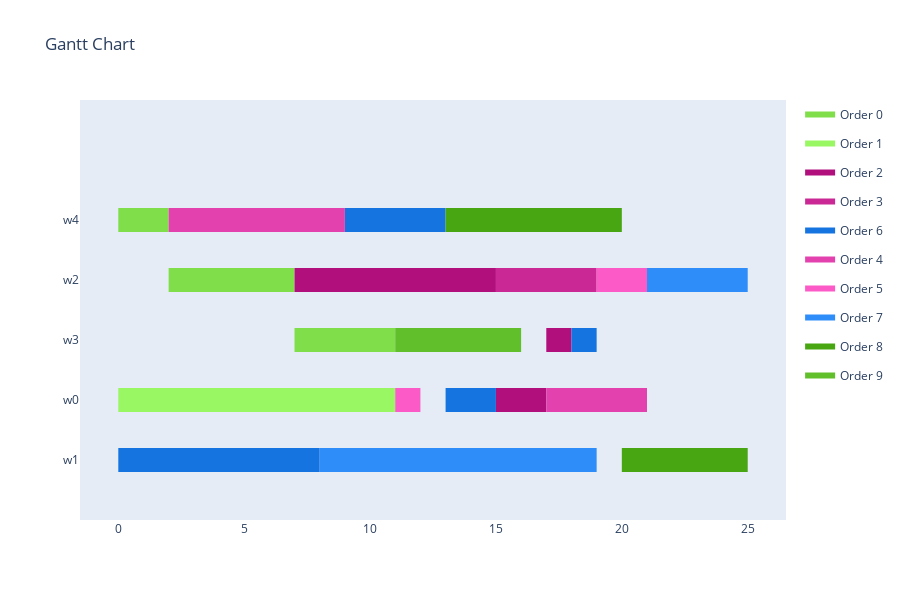

The notebook cell this image was saved under:
### Markdown cell above
<h4>Visualize Schedule</h4>

### Code cell
visualize_schedule_demo(schedule, env, orders)

### Figure 1 — Plotly figure (JSON) as saved in the notebook; plotly's stock layout.template omitted (floating-point values rounded to 4 significant figures)
{"data": [{"fill": "toself", "fillcolor": "rgb(127, 222, 74)", "hoverinfo": "name", "legendgroup": "rgb(127, 222, 74)", "mode": "none", "name": "Order 0", "type": "scatter", "x": [0, 2, 2, 0, 0, 2, 7, 7, 2, 2, 7, 11, 11, 7], "y": [3.8, 3.8, 4.2, 4.2, null, 2.8, 2.8, 3.2, 3.2, null, 1.8, 1.8, 2.2, 2.2]}, {"fill": "toself", "fillcolor": "rgb(152, 247, 99)", "hoverinfo": "name", "legendgroup": "rgb(152, 247, 99)", "mode": "none", "name": "Order 1", "type": "scatter", "x": [0, 2, 2, 0, 0, 2, 7, 7, 2, 2, 7, 11, 11, 7], "y": [0.8, 0.8, 1.2, 1.2, null, 0.8, 0.8, 1.2, 1.2, null, 0.8, 0.8, 1.2, 1.2]}, {"fill": "toself", "fillcolor": "rgb(177, 16, 124)", "hoverinfo": "name", "legendgroup": "rgb(177, 16, 124)", "mode": "none", "name": "Order 2", "type": "scatter", "x": [7, 13, 13, 7, 7, 13, 15, 15, 13, 13, 17, 18, 18, 17, 17, 15, 17, 17, 15], "y": [2.8, 2.8, 3.2, 3.2, null, 2.8, 2.8, 3.2, 3.2, null, 1.8, 1.8, 2.2, 2.2, null, 0.8, 0.8, 1.2, 1.2]}, {"fill": "toself", "fillcolor": "rgb(202, 41, 149)", "hoverinfo": "name", "legendgroup": "rgb(202, 41, 149)", "mode": "none", "name": "Order 3", "type": "scatter", "x": [15, 17, 17, 15, 15, 17, 19, 19, 17], "y": [2.8, 2.8, 3.2, 3.2, null, 2.8, 2.8, 3.2, 3.2]}, {"fill": "toself", "fillcolor": "rgb(21, 116, 224)", "hoverinfo": "name", "legendgroup": "rgb(21, 116, 224)", "mode": "none", "name": "Order 6", "type": "scatter", "x": [9, 13, 13, 9, 9, 18, 19, 19, 18, 18, 13, 15, 15, 13, 13, 0, 8, 8, 0], "y": [3.8, 3.8, 4.2, 4.2, null, 1.8, 1.8, 2.2, 2.2, null, 0.8, 0.8, 1.2, 1.2, null, -0.2, -0.2, 0.2, 0.2]}, {"fill": "toself", "fillcolor": "rgb(227, 66, 174)", "hoverinfo": "name", "legendgroup": "rgb(227, 66, 174)", "mode": "none", "name": "Order 4", "type": "scatter", "x": [2, 4, 4, 2, 2, 4, 9, 9, 4, 4, 17, 21, 21, 17], "y": [3.8, 3.8, 4.2, 4.2, null, 3.8, 3.8, 4.2, 4.2, null, 0.8, 0.8, 1.2, 1.2]}, {"fill": "toself", "fillcolor": "rgb(252, 91, 199)", "hoverinfo": "name", "legendgroup": "rgb(252, 91, 199)", "mode": "none", "name": "Order 5", "type": "scatter", "x": [19, 21, 21, 19, 19, 11, 12, 12, 11], "y": [2.8, 2.8, 3.2, 3.2, null, 0.8, 0.8, 1.2, 1.2]}, {"fill": "toself", "fillcolor": "rgb(46, 141, 249)", "hoverinfo": "name", "legendgroup": "rgb(46, 141, 249)", "mode": "none", "name": "Order 7", "type": "scatter", "x": [21, 25, 25, 21, 21, 8, 13, 13, 8, 8, 13, 19, 19, 13], "y": [2.8, 2.8, 3.2, 3.2, null, -0.2, -0.2, 0.2, 0.2, null, -0.2, -0.2, 0.2, 0.2]}, {"fill": "toself", "fillcolor": "rgb(71, 166, 18)", "hoverinfo": "name", "legendgroup": "rgb(71, 166, 18)", "mode": "none", "name": "Order 8", "type": "scatter", "x": [13, 15, 15, 13, 13, 15, 20, 20, 15, 15, 20, 25, 25, 20], "y": [3.8, 3.8, 4.2, 4.2, null, 3.8, 3.8, 4.2, 4.2, null, -0.2, -0.2, 0.2, 0.2]}, {"fill": "toself", "fillcolor": "rgb(96, 191, 43)", "hoverinfo": "name", "legendgroup": "rgb(96, 191, 43)", "mode": "none", "name": "Order 9", "type": "scatter", "x": [11, 15, 15, 11, 11, 15, 16, 16, 15], "y": [1.8, 1.8, 2.2, 2.2, null, 1.8, 1.8, 2.2, 2.2]}, {"legendgroup": "rgb(127, 222, 74)", "marker": {"color": "rgb(127, 222, 74)", "opacity": 0, "size": 1}, "mode": "markers", "name": "", "showlegend": false, "text": [null, null, null, null, null, null], "type": "scatter", "x": [0, 2, 2, 7, 7, 11], "y": [4, 4, 3, 3, 2, 2]}, {"legendgroup": "rgb(152, 247, 99)", "marker": {"color": "rgb(152, 247, 99)", "opacity": 0, "size": 1}, "mode": "markers", "name": "", "showlegend": false, "text": [null, null, null, null, null, null], "type": "scatter", "x": [0, 2, 2, 7, 7, 11], "y": [1, 1, 1, 1, 1, 1]}, {"legendgroup": "rgb(177, 16, 124)", "marker": {"color": "rgb(177, 16, 124)", "opacity": 0, "size": 1}, "mode": "markers", "name": "", "showlegend": false, "text": [null, null, null, null, null, null, null, null], "type": "scatter", "x": [7, 13, 13, 15, 17, 18, 15, 17], "y": [3, 3, 3, 3, 2, 2, 1, 1]}, {"legendgroup": "rgb(202, 41, 149)", "marker": {"color": "rgb(202, 41, 149)", "opacity": 0, "size": 1}, "mode": "markers", "name": "", "showlegend": false, "text": [null, null, null, null], "type": "scatter", "x": [15, 17, 17, 19], "y": [3, 3, 3, 3]}, {"legendgroup": "rgb(21, 116, 224)", "marker": {"color": "rgb(21, 116, 224)", "opacity": 0, "size": 1}, "mode": "markers", "name": "", "showlegend": false, "text": [null, null, null, null, null, null, null, null], "type": "scatter", "x": [9, 13, 18, 19, 13, 15, 0, 8], "y": [4, 4, 2, 2, 1, 1, 0, 0]}, {"legendgroup": "rgb(227, 66, 174)", "marker": {"color": "rgb(227, 66, 174)", "opacity": 0, "size": 1}, "mode": "markers", "name": "", "showlegend": false, "text": [null, null, null, null, null, null], "type": "scatter", "x": [2, 4, 4, 9, 17, 21], "y": [4, 4, 4, 4, 1, 1]}, {"legendgroup": "rgb(252, 91, 199)", "marker": {"color": "rgb(252, 91, 199)", "opacity": 0, "size": 1}, "mode": "markers", "name": "", "showlegend": false, "text": [null, null, null, null], "type": "scatter", "x": [19, 21, 11, 12], "y": [3, 3, 1, 1]}, {"legendgroup": "rgb(46, 141, 249)", "marker": {"color": "rgb(46, 141, 249)", "opacity": 0, "size": 1}, "mode": "markers", "name": "", "showlegend": false, "text": [null, null, null, null, null, null], "type": "scatter", "x": [21, 25, 8, 13, 13, 19], "y": [3, 3, 0, 0, 0, 0]}, {"legendgroup": "rgb(71, 166, 18)", "marker": {"color": "rgb(71, 166, 18)", "opacity": 0, "size": 1}, "mode": "markers", "name": "", "showlegend": false, "text": [null, null, null, null, null, null], "type": "scatter", "x": [13, 15, 15, 20, 20, 25], "y": [4, 4, 4, 4, 0, 0]}, {"legendgroup": "rgb(96, 191, 43)", "marker": {"color": "rgb(96, 191, 43)", "opacity": 0, "size": 1}, "mode": "markers", "name": "", "showlegend": false, "text": [null, null, null, null], "type": "scatter", "x": [11, 15, 15, 16], "y": [2, 2, 2, 2]}], "layout": {"height": 600, "hovermode": "closest", "showlegend": true, "title": {"text": "Gantt Chart"}, "xaxis": {"rangeselector": {"buttons": [{"count": 7, "label": "1w", "step": "day", "stepmode": "backward"}, {"count": 1, "label": "1m", "step": "month", "stepmode": "backward"}, {"count": 6, "label": "6m", "step": "month", "stepmode": "backward"}, {"count": 1, "label": "YTD", "step": "year", "stepmode": "todate"}, {"count": 1, "label": "1y", "step": "year", "stepmode": "backward"}, {"step": "all"}]}, "showgrid": false, "type": "linear", "zeroline": false}, "yaxis": {"autorange": false, "range": [-1, 6], "showgrid": false, "ticktext": ["w1", "w0", "w3", "w2", "w4"], "tickvals": [0, 1, 2, 3, 4], "zeroline": false}}}
